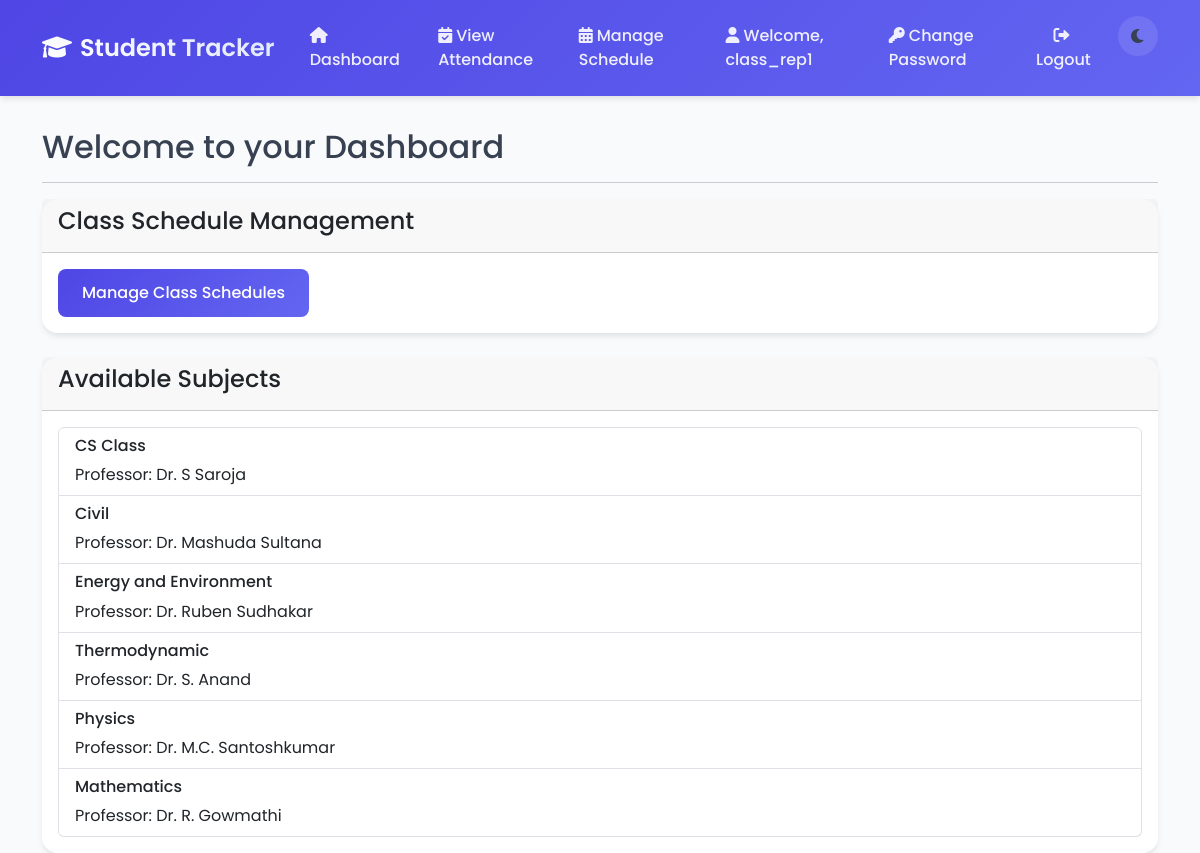
Screenshot of / (signed in) with the database file from the repository.
### student_tracker/models.py (models this page shows, shortened)
class User(AbstractUser):
    USER_TYPE_CHOICES = (
        ('student', 'Student'),
        ('professor', 'Professor'),
        ('class_rep', 'Class Representative')
    )
    user_type = models.CharField(max_length=20, choices=USER_TYPE_CHOICES)

class Subject(models.Model):
    name = models.CharField(max_length=100)
    professor = models.ForeignKey(User, on_delete=models.SET_NULL, null=True, related_name='subjects')
    created_at = models.DateTimeField(default=timezone.now)

### student_tracker/views.py (the view, shortened to what this page needs)
# urls.py: path('', views.dashboard, name='dashboard'),
@login_required
def dashboard(request):
    context = {
        'user_type': request.user.user_type
    }
    if request.user.user_type == 'professor':
        subject = request.user.teaching_subject
        today_classes = ClassSchedule.objects.filter(
            subject=subject,
            is_cancelled=False
        ).filter(
            Q(is_regular=True, weekday=timezone.now().weekday()) |
            Q(is_regular=False, date=timezone.now().date())
        )
        context.update({
            'subject': subject,
            'today_classes': today_classes
        })
    elif request.user.user_type == 'class_rep':
        all_subjects = Subject.objects.all()
        context['subjects'] = all_subjects
    return render(request, 'dashboard.html', context)

### student_tracker/templates/dashboard.html (shortened to what this page needs)
{% extends 'base.html' %}
{% block content %}
<div class="row">
    <div class="col-12">
        <h2>Welcome to your Dashboard</h2>
        <hr>
        {% if user.user_type == 'professor' %}
            <div class="card mb-4">
                <div class="card-header">
                    <h4>Your Subject: {{ subject.name }}</h4>
                </div>
                <div class="card-body">
                    <h5>Today's Classes</h5>
                    {% if today_classes %}
                        <div class="list-group">
                            {% for class in today_classes %}
                                <div class="list-group-item">
                                    <h6>{{ class.get_weekday_display }} - {{ class.start_time|time:"H:i" }} to {{ class.end_time|time:"H:i" }}</h6>
                                    {% if class.can_mark_attendance %}
                                        <a href="{% url 'mark_attendance' class.id %}" class="btn btn-primary btn-sm">Mark Attendance</a>
                                    {% else %}
                                        <span class="badge bg-secondary">Cannot mark attendance yet</span>
                                    {% endif %}
                                </div>
                            {% endfor %}
                        </div>
                    {% else %}
                        <p class="text-muted">No classes scheduled for today.</p>
                    {% endif %}
                </div>
            </div>
        {% elif user.user_type == 'class_rep' %}
            <div class="card mb-4">
                <div class="card-header">
                    <h4>Class Schedule Management</h4>
                </div>
                <div class="card-body">
                    <a href="{% url 'manage_schedule' %}" class="btn btn-primary">Manage Class Schedules</a>
                </div>
            </div>
            <div class="card">
                <div class="card-header">
                    <h4>Available Subjects</h4>
                </div>
                <div class="card-body">
                    <div class="list-group">
                        {% for subject in subjects %}
                            <div class="list-group-item">
                                <h6>{{ subject.name }}</h6>
                                <p class="mb-0">Professor: {{ subject.professor.get_full_name }}</p>
                            </div>
                        {% endfor %}
                    </div>
                </div>
            </div>
        {% endif %}
    </div>
</div>
{% endblock %}

### student_tracker/templates/base.html (shortened to what this page needs)
<!DOCTYPE html>
<html lang="en" data-bs-theme="light">
<head>
    <link href="https://cdn.jsdelivr.net/npm/bootstrap@5.3.0/dist/css/bootstrap.min.css" rel="stylesheet">
    <link href="https://cdnjs.cloudflare.com/ajax/libs/font-awesome/6.0.0/css/all.min.css" rel="stylesheet">
</head>
<body>
    <nav class="navbar navbar-expand-lg">
        <div class="container">
            <a class="navbar-brand" href="{% url 'dashboard' %}">
                <i class="fas fa-graduation-cap me-2"></i>Student Tracker
            </a>
            <div class="collapse navbar-collapse" id="navbarNav">
                <ul class="navbar-nav">
                    {% if user.is_authenticated %}
                        <li class="nav-item">
                            <a class="nav-link" href="{% url 'dashboard' %}">
                                <i class="fas fa-home me-1"></i>Dashboard
                            </a>
                        </li>
                        <li class="nav-item">
                            <a class="nav-link" href="{% url 'view_attendance' %}">
                                <i class="fas fa-calendar-check me-1"></i>View Attendance
                            </a>
                        </li>
                        {% if user.user_type == 'class_rep' %}
                            <li class="nav-item">
                                <a class="nav-link" href="{% url 'manage_schedule' %}">
                                    <i class="fas fa-calendar-alt me-1"></i>Manage Schedule
                                </a>
                            </li>
                        {% endif %}
                    {% endif %}
                </ul>
                <ul class="navbar-nav ms-auto">
                    {% if user.is_authenticated %}
                        <li class="nav-item">
                            <span class="nav-link">
                                <i class="fas fa-user me-1"></i>Welcome, {{ user.username }}
                            </span>
                        </li>
                        <li class="nav-item">
                            <a class="nav-link" href="{% url 'change_password' %}">
                                <i class="fas fa-key me-1"></i>Change Password
                            </a>
                        </li>
                        <li class="nav-item">
                            <form method="post" action="{% url 'logout' %}" class="d-inline">
                                <button type="submit" class="btn nav-link">
                                    <i class="fas fa-sign-out-alt me-1"></i>Logout
                                </button>
                            </form>
                        </li>
                    {% else %}
                        <li class="nav-item">
                            <a class="nav-link" href="{% url 'login' %}">
                                <i class="fas fa-sign-in-alt me-1"></i>Login
                            </a>
                        </li>
                    {% endif %}
                    <li class="nav-item ms-2">
                        <div class="theme-toggle" onclick="toggleTheme()">
                            <i class="fas fa-moon"></i>
                        </div>
                    </li>
                </ul>
            </div>
        </div>
    </nav>
    <div class="container content">
        {% block content %}
        {% endblock %}
    </div>
</body>
</html>

### student_tracker/templates/base.html (style rules this page uses)
:root { --primary-color: #4F46E5; --secondary-color: #10B981; --accent-color: #6366F1; --background-light: #F9FAFB; --background-dark: #1F2937; --text-light: #374151; --text-dark: #F3F4F6; }
body { font-family: 'Poppins', sans-serif; background-color: var(--background-light); color: var(--text-light); transition: all 0.3s ease; }
.navbar { background: linear-gradient(135deg, var(--primary-color), var(--accent-color)); padding: 1rem 0; box-shadow: 0 4px 6px -1px rgba(0, 0, 0, 0.1); }
.navbar-brand { font-weight: 600; font-size: 1.5rem; background: linear-gradient(45deg, #fff, #e0e7ff); -webkit-background-clip: text; -webkit-text-fill-color: transparent; transition: transform 0.3s ease; }
.nav-link { position: relative; color: rgba(255, 255, 255, 0.9) !important; font-weight: 500; padding: 0.5rem 1rem !important; margin: 0 0.2rem; border-radius: 0.5rem; transition: all 0.3s ease; }
.nav-link::after { content: ''; position: absolute; bottom: 0; left: 50%; width: 0; height: 2px; background-color: #fff; transition: all 0.3s ease; transform: translateX(-50%); }
.card { border: none; border-radius: 1rem; box-shadow: 0 4px 6px -1px rgba(0, 0, 0, 0.1); transition: transform 0.3s ease, box-shadow 0.3s ease; background: rgba(255, 255, 255, 0.9); backdrop-filter: blur(10px); }
.btn-primary { background: linear-gradient(135deg, var(--primary-color), var(--accent-color)); border: none; padding: 0.75rem 1.5rem; border-radius: 0.5rem; font-weight: 500; transition: all 0.3s ease; }
.theme-toggle { cursor: pointer; padding: 0.5rem; border-radius: 50%; width: 40px; height: 40px; display: flex; align-items: center; justify-content: center; background: rgba(255, 255, 255, 0.1); transition: all 0.3s ease; }
.content { margin-top: 2rem; animation: fadeIn 0.5s ease; }

### rows the page displays
User: username "class_rep1"
Subject: name "CS Class", professor.get_full_name "Dr. S Saroja"
Subject: name "Civil", professor.get_full_name "Dr. Mashuda Sultana"
Subject: name "Energy and Environment", professor.get_full_name "Dr. Ruben Sudhakar"
Subject: name "Thermodynamic", professor.get_full_name "Dr. S. Anand"
Subject: name "Physics", professor.get_full_name "Dr. M.C. Santoshkumar"
Subject: name "Mathematics", professor.get_full_name "Dr. R. Gowmathi"
